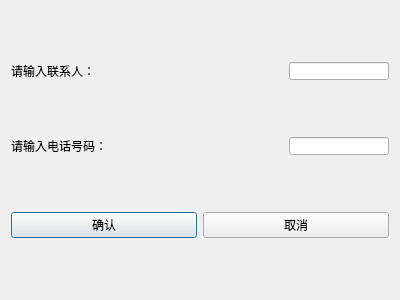
<?xml version="1.0" encoding="UTF-8"?>
<ui version="4.0">
 <class>AddLink</class>
 <widget class="QDialog" name="AddLink">
  <property name="geometry">
   <rect>
    <x>0</x>
    <y>0</y>
    <width>400</width>
    <height>300</height>
   </rect>
  </property>
  <property name="maximumSize">
   <size>
    <width>400</width>
    <height>300</height>
   </size>
  </property>
  <property name="windowTitle">
   <string>Dialog</string>
  </property>
  <layout class="QVBoxLayout" name="verticalLayout">
   <item>
    <layout class="QHBoxLayout" name="horizontalLayout">
     <item>
      <widget class="QLabel" name="label">
       <property name="text">
        <string>请输入联系人：</string>
       </property>
      </widget>
     </item>
     <item>
      <widget class="QLineEdit" name="lineEdit">
       <property name="minimumSize">
        <size>
         <width>100</width>
         <height>18</height>
        </size>
       </property>
       <property name="maximumSize">
        <size>
         <width>100</width>
         <height>18</height>
        </size>
       </property>
      </widget>
     </item>
    </layout>
   </item>
   <item>
    <layout class="QHBoxLayout" name="horizontalLayout_2">
     <item>
      <widget class="QLabel" name="label_2">
       <property name="text">
        <string>请输入电话号码：</string>
       </property>
      </widget>
     </item>
     <item>
      <widget class="QLineEdit" name="lineEdit_2">
       <property name="minimumSize">
        <size>
         <width>100</width>
         <height>18</height>
        </size>
       </property>
       <property name="maximumSize">
        <size>
         <width>100</width>
         <height>18</height>
        </size>
       </property>
      </widget>
     </item>
    </layout>
   </item>
   <item>
    <layout class="QHBoxLayout" name="horizontalLayout_3">
     <item>
      <widget class="QPushButton" name="pushButton">
       <property name="text">
        <string>确认</string>
       </property>
      </widget>
     </item>
     <item>
      <widget class="QPushButton" name="pushButton_2">
       <property name="text">
        <string>取消</string>
       </property>
      </widget>
     </item>
    </layout>
   </item>
  </layout>
 </widget>
 <resources/>
 <connections/>
</ui>
